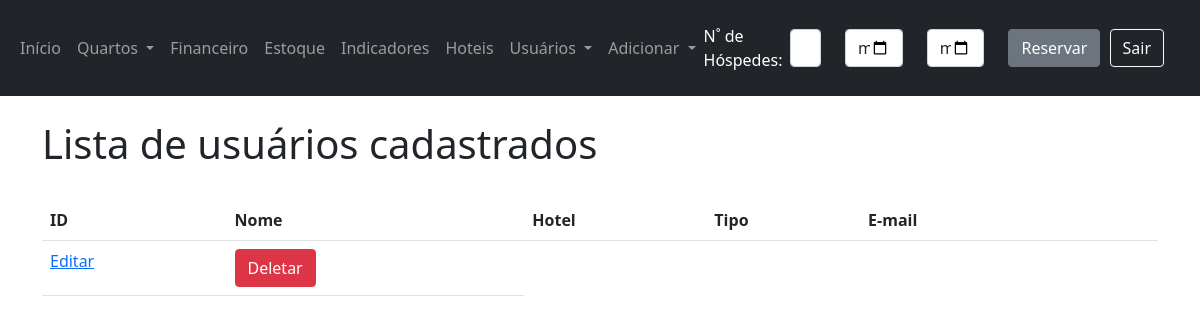
Page /lista-usuarios/ (signed in) on the earlier database version.
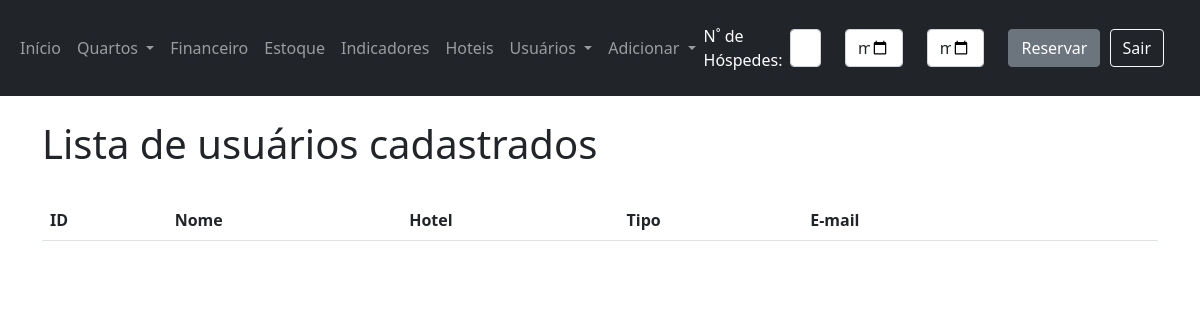
Same page on the later database version.
### app/models.py (models this page shows, shortened)
class User(db.Model, UserMixin):
    __tablename__ = 'users'
    id = db.Column(db.Integer, primary_key=True)
    name = db.Column(db.String(500))
    password = db.Column(db.String(500))
    password_confirmation = db.Column(db.String(500))
    profile = db.Column(db.String(15))
    email = db.Column(db.String(120), unique=True)
    hotel_id = db.Column(db.Integer)
    def get_id(self):
        return self.id
    def get_profile(self):
        return self.profile
    def get_hotel_id(self):
        return self.hotel_id

### app/views.py (the view)
@app.route('/lista-usuarios/')
@login_required
def lista_usuarios_endpoint():
    user_id = g.user.get_id()
    return listar_usuarios(user_id)

### app/forms.py
class VerificarDisponibilidade(FlaskForm):
	total_guests = IntegerField('Quantidade de héspedes', validators=[DataRequired()])
	check_in = DateField('Data Entrada', validators=[DataRequired()])
	check_out = DateField('Data Saída', validators=[DataRequired()])
	submeter = SubmitField('Reservar')

### app/views.py (called while the page is built)
@login_manager.user_loader
def load_user(id):
    return User.query.get(int(id))

@app.before_request
def before_request():
    g.user = current_user

### app/templates/lista_usuarios.html (shortened to what this page needs)
{% extends 'base.html' %}
{% block content %}
    <div class="mt-4">
        <h1>Lista de usuários cadastrados</h1>
        <br>
    </div>
    <table class="table table-hover">
        <tr>
            <th>ID</th>
            <th>Nome</th>
            <th>Hotel</th>
            <th>Tipo</th>
            <th>E-mail</th>
            <th></th>
            <th></th>
        </tr>
        {% for usuario in usuarios %}
        <td>
            <a href="{{ url_for('editar_usuario_endpoint', id=usuario.id) }}">Editar</a>
        </td>
        <td>
            <button type="button" class="btn btn-danger" data-bs-toggle="modal"
                    data-bs-target="#Modal_{{ usuario.id }}"
                    value="{{ usuario.id }}" id="user_{{ usuario.id }}">
                Deletar
            </button>
        </td>
        {% endfor %}
    </table>
{% endblock %}

### app/templates/base.html (shortened to what this page needs)
<!doctype html>
<html lang="pt">
<head>
    <link href="https://cdn.jsdelivr.net/npm/bootstrap@5.1.3/dist/css/bootstrap.min.css" rel="stylesheet"
>
          <link rel='stylesheet' href="{{ url_for('static', filename='css/font-awesome/font-awesome.min.css')}}">
</head>
<body>
{% if current_user.is_authenticated %}
    {% include 'navbar.html' %}
{% endif %}
<div {% if "login" in request.path  %} class="container-no-gutters" {% else %} class="container" {% endif %} >
    {% block content %}
    {% endblock %}
</div>
</body>
</html>

### app/templates/navbar.html (shortened to what this page needs)
<nav class="navbar navbar-expand-lg navbar-dark bg-dark">
    <div class="container-fluid">
        <div class="collapse navbar-collapse" id="navbarSupportedContent">
            <ul class="navbar-nav me-auto mb-2 mb-lg-0">
                <li class="nav-item">
                    <a class="nav-link" aria-current="page" href="{{ url_for('pagina_inicial') }}">Início</a>
                </li>
                <li class="nav-item dropdown">
                    <a class="nav-link dropdown-toggle" href="#" id="navbarDropdown" role="button"
                       data-bs-toggle="dropdown" aria-expanded="false">
                        Quartos
                    </a>
                </li>
                <li class="nav-item">
                    <a class="nav-link" aria-current="page" href="#">Financeiro</a>
                </li>
                <li class="nav-item">
                    <a class="nav-link" aria-current="page" href="#">Estoque</a>
                </li>
                <li class="nav-item">
                    <a class="nav-link" aria-current="page" href="#">Indicadores</a>
                </li>
                {% if current_user.get_profile() in ['admin'] %}
                    <li class="nav-item">
                        <a class="nav-link" aria-current="page" href="{{ url_for('lista_hotel') }}">Hoteis</a>
                    </li>
                {% endif %}
                {% if current_user.get_profile() in ['admin', 'gerente'] %}
                    <li class="nav-item dropdown">
                    <a class="nav-link dropdown-toggle" href="#" id="navbarDropdown" role="button"
                       data-bs-toggle="dropdown" aria-expanded="false">
                        Usuários
                    </a>
                {% endif %}
                {% if current_user.get_profile() in ['admin', 'gerente'] %}
                    <li class="nav-item dropdown">
                        <a class="nav-link dropdown-toggle" href="#" id="navbarDropdown" role="button"
                           data-bs-toggle="dropdown" aria-expanded="false">
                            Adicionar
                        </a>
                    </li>
                {% endif %}
            </ul>
            <p class="text-white fs-6 me-2 mt-3">N˚ de Hóspedes:</p>
            <form action="{{ url_for('verificar_disponibilidade_endpoint') }}" method="POST">
                <div class="row">
                    <div class="form-group col-2">
                        {{ form_reserva.total_guests(class="form-control") }}
                    </div>
                    <div class="form-group col-3">
                        {{ form_reserva.check_in(class="form-control") }}
                    </div>
                    <div class="form-group col-3">
                        {{ form_reserva.check_out(class="form-control") }}
                    </div>
                    <div class="form-group col-2">
                        {{ form_reserva.submeter(class="btn btn-secondary") }}
                    </div>
                </div>
            </form>
            {% if current_user.is_authenticated %}
                <a class="nav-link" aria-current="page" href="{{ url_for('logout') }}">
                    <button type="button" class="btn btn-outline-light me-2">Sair</button>
                </a>
            {% else %}
                <a class="nav-link" aria-current="page" href="{{ url_for('login') }}">
                    <button type="button" class="btn btn-outline-light me-2">Entrar</button>
                </a>
            {% endif %}
        </div>
    </div>
</nav>

Differences in the rows shown:
no longer on this page (row edited): User: {{ usuario.id }} 4 (drawn)
